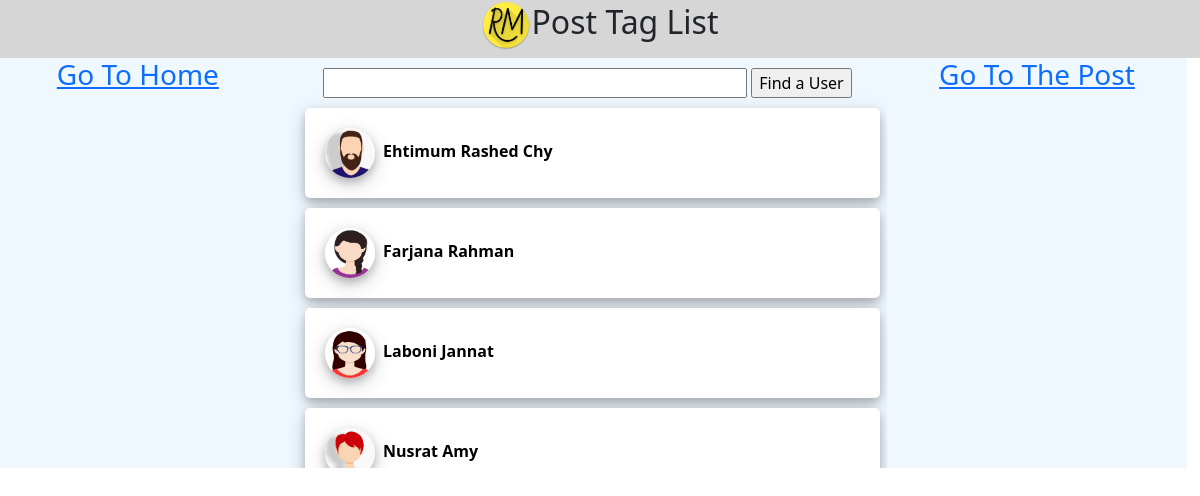
The app's page /see_taglist.php?pid=10 (signed in) with its own data.
### tables this page shows
CREATE TABLE `users` (
  `fname` varchar(150) DEFAULT NULL,
  `lname` varchar(150) DEFAULT NULL,
  `uname` varchar(150) DEFAULT NULL,
  `email` varchar(150) DEFAULT NULL,
  `phone` varchar(150) DEFAULT NULL,
  `job` varchar(150) DEFAULT NULL,
  `about` varchar(500) DEFAULT NULL,
  `pass` varchar(150) DEFAULT NULL,
  `id` int(11) NOT NULL,
  `verified` varchar(20) DEFAULT NULL,
  `flag` int(11) DEFAULT 0,
  `content_count` int(11) DEFAULT 0,
  `pro_pic` varchar(500) DEFAULT NULL,
  `temp_id` varchar(50) DEFAULT NULL,
  `date_of_birth` varchar(100) DEFAULT NULL,
  `religion` varchar(100) DEFAULT NULL,
  `language` varchar(100) DEFAULT NULL,
  `relation` varchar(100) DEFAULT NULL,
  `blood` varchar(100) DEFAULT NULL,
  `nation` varchar(100) DEFAULT NULL,
  `address` varchar(100) DEFAULT NULL,
  `gender` varchar(50) DEFAULT NULL,
  `politics` varchar(50) DEFAULT NULL,
  `sports` varchar(400) DEFAULT NULL,
  `hobby` varchar(400) DEFAULT NULL,
  `temp_id2` varchar(50) DEFAULT NULL,
  `status` varchar(50) DEFAULT NULL,
  `s_verified` varchar(50) DEFAULT NULL
);

### see_taglist.php (the view, shortened to what this page needs)
<?php
$uid = -99;
if (isset($_SESSION["logid"])) {
    $uid = $_SESSION['logid'];
} else {
    header('Location: logreg.php');
}
class create_taglist
{
    public $class_con;
    function get_con()
    {
        include('include/connection.php');
        $this->class_con = $con;
    }
    function check_taglist($pid, $tid)
    {
        $rt = false;
        $ctsql = "SELECT * FROM tag_list WHERE post_id = '$pid' AND tag_id = '$tid'";
        $ctres = mysqli_query($this->class_con, $ctsql);
        $ctcount = mysqli_num_rows($ctres);
        if ($ctcount > 0) {
            $rt = true;
        }
        return $rt;
    }
    function get_author_propic($aid)
    {
        $apic = "ext-files/user/default.jpg";
        $asql = "SELECT * FROM users WHERE id = '$aid'";
        $ares = mysqli_query($this->class_con, $asql);
        while ($class_arow = mysqli_fetch_assoc($ares)) {
            if (!(empty($class_arow['pro_pic']))) {
                $apic = "ext-files/user/" . $class_arow['pro_pic'];
            }
        }
        return $apic;
    }
    function generate($uid)
    {
        $slq_pro = "SELECT * FROM users";
        $class_result_pro = mysqli_query($this->class_con, $slq_pro);
        while ($class_row_pro = mysqli_fetch_assoc($class_result_pro)) {
            $propicid = $class_row_pro['id'];
            $pid = -99;
            if (isset($_GET['pid'])) {
                $pid = $_GET['pid'];
            }
            $show_or_not = $this->check_taglist($pid, $propicid);
            $propic_link_prores = $this->get_author_propic($propicid);
            if ($show_or_not) {
                echo '<div class="card-main">
                <a title="View User Profile" class="unformatted-link homepage-poster-name" href="view_user.php?uid=' . $class_row_pro['id'] . '">
                    <img class="profile-pic-home-post" src="' . $propic_link_prores . '">
                &nbsp' . $class_row_pro['fname'] . ' ' . $class_row_pro['lname'] . '</a>
            </div>';
            }
        }
    }
}
?>
<!DOCTYPE html>
<html lang="en">
<head>
    <link rel="stylesheet" href="assets/fontawesome/css/all.css">
    <link rel="stylesheet" href="assets/bootstrap/css/bootstrap.min.css">
    <link rel="stylesheet" href="css/style.css?v=<?php echo time(); ?>">
</head>
<body>
    <div style="background-color: rgb(214, 214, 214);">
        <div class="row">
            <div class="col-sm-12" style="text-align:center;">
                <h2><a href="index.php"><img src="files/logo/rm.png" height="50px" width="50px"></a>Post Tag List</h2>
            </div>
        </div>
    </div>
    <div class="row" style="background-color:aliceblue; width: 99.9%;">
        <div class="col-sm-3 home1 hide-in-mobile" style="overflow-y:scroll;" id="home1">
            <a href="index.php">
                <h3 style="text-align:center;">Go To Home</h3>
            </a>
        </div>
        <div class="col-sm-6" style="overflow-y:scroll;" id="home2">
            <div class="find-friend" style="text-align: center; margin-top: 10px;">
                <form id=f1 name="f1" action="" onSubmit="if(this.t1.value!=null && this.t1.value!='')findString(this.t1.value);return false">
                    <input type="text" id="t1" name="t1" value="" size=40>
                    <input type="submit" name="b1" value="Find a User">
                </form>
            </div>
            <?php
            $gen = new create_taglist();
            $gen->get_con();
            $gen->generate($uid);
            ?>
        </div>
        <div class="col-sm-3 hide-in-mobile" style="overflow-y:scroll;" id="home3">
            <a href="view_post.php?pid=<?= $_GET['pid'] ?>">
                <h3 style="text-align:center;">Go To The Post</h3>
            </a>
        </div>
    </div>
</body>
</html>

### css/style.css (style rules this page uses)
:root { --transition-speed: 600ms; }
.unformatted-link { text-decoration: none; color: black; }
* { scrollbar-width: thin; scrollbar-color: #3d3f28 #faffaf; }
.card-main { width: 100%; overflow: hidden; background-color: rgb(255, 255, 255); border-radius: 5px; margin-top: 10px; margin-left: 5px; margin-bottom: 5px; padding: 20px; box-shadow: 0 4px 8px 0 rgba(0, 0, 0, 0.2), 0 6px 20px 0 rgba(0, 0, 0, 0.19); }
.profile-pic-home-post { border-radius: 50px; height: 50px; width: 50px; box-shadow: 0 4px 8px 0 rgba(0, 0, 0, 0.2), 0 6px 20px 0 rgba(0, 0, 0, 0.19); }
.homepage-poster-name { font-weight: bold; }

### records on screen
users: id+pro_pic (picture), fname "Ehtimum Rashed", lname "Chy"
users: id+pro_pic (picture), fname "Farjana", lname "Rahman"
users: id+pro_pic (picture), fname "Laboni", lname "Jannat"
users: id+pro_pic (picture), fname "Nusrat", lname "Amy"
